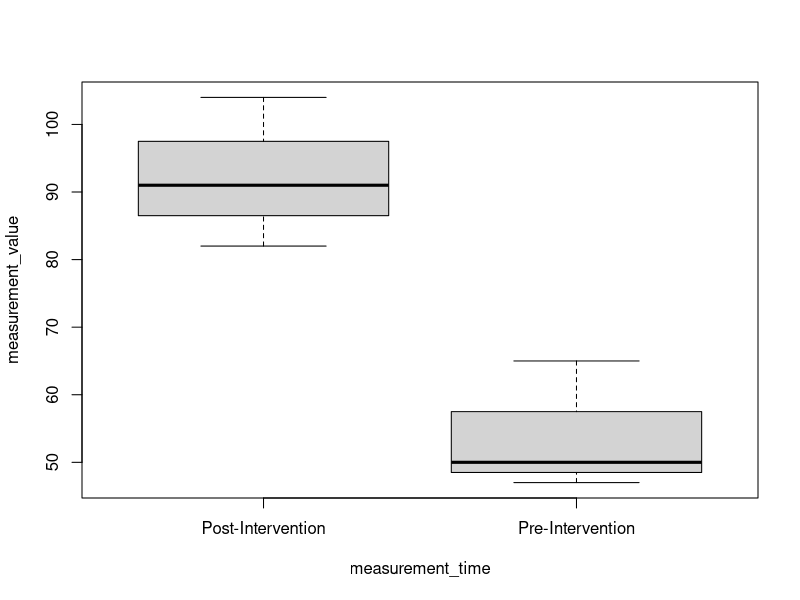
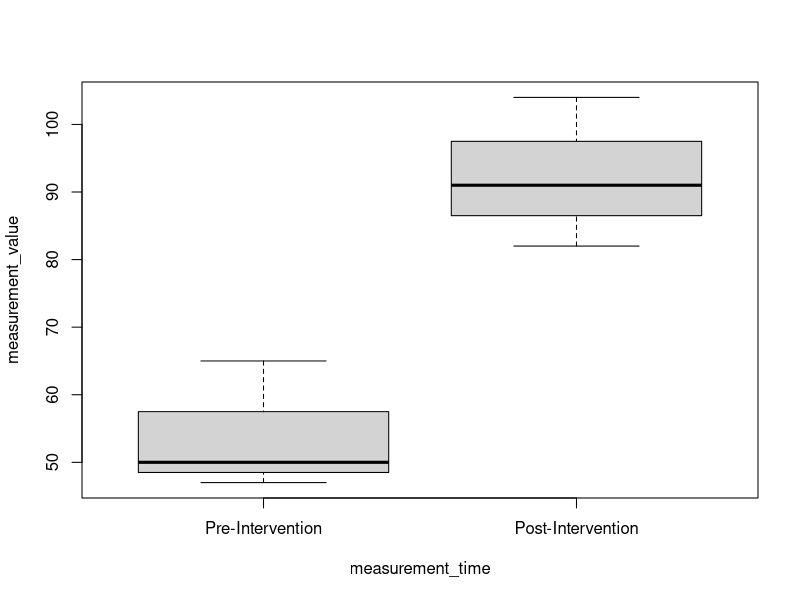
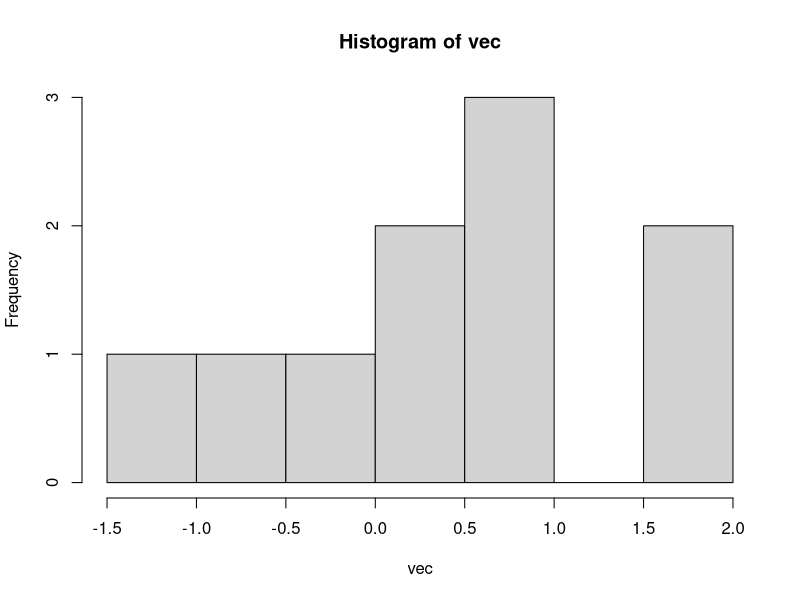

Write R code to recreate these figures, in order. (Note: this script raises an error after producing the figures.)
## ---- chunk 1
knitr::opts_chunk$set(echo = TRUE, message = FALSE)
## ---- chunk 2
library(dplyr)
## ---- chunk 3
# Convert a character vector to a factor using `factor`
pre_factored <- c("cat", "dog", "cat")
facts <- factor(pre_factored)

# Check what the levels are using `levels`
## ---- chunk 4
# Does this factor order reflect what you'd want it to be?
factor(c("Pre-Intervention", "Post-Intervention"))
## ---- chunk 5
pt_data <- data.frame(
  MRN = rep(c(97, 107, 402),2),
  measurement_time = c(rep("Pre-Intervention", 3), rep("Post-Intervention", 3)),
  measurement_value = c(50, 65, 47, 104, 82, 91)
)
pt_data

boxplot(measurement_value ~ measurement_time, data = pt_data)
# Did the intervention increase or decrease the measurement value?

# Factor the data by supplying the argument `levels`
pt_data$measurement_time <- factor(
  pt_data$measurement_time, 
  levels = c("Pre-Intervention", "Post-Intervention")
)
boxplot(measurement_value ~ measurement_time, data = pt_data)
levels(pt_data$measurement_time)

## ---- chunk 6

levels(pt_data$measurement_time)
unclass(pt_data$measurement_time)
as.numeric(pt_data$measurement_time)
## ---- chunk 7
fact3 <- factor(c(8, 10, 3))

# wrong way!
as.numeric(fact3)

# right way!
as.numeric(as.character(fact3))

# many paths to the right way
fact3 |>
  as.character() |>
  as.numeric()
## ---- chunk 8
date1 <- as.Date("03-01-2011", format = "%m-%d-%Y")
date2 <- as.Date("03/02/11", format = "%m/%d/%y")
date3 <- as.Date("07-May-11", format = "%d-%b-%y")
date1
class(date1)
## ---- chunk 9
?strptime
## ---- chunk 10
class(date1)
dates <- c(date1, date2, date3)
weekdays(dates)
dates + 30
date3 - date2
## ---- chunk 11
as.numeric(dates)
as.numeric(as.Date("01-01-1970", format = "%m-%d-%Y"))
date1 - as.Date("01-01-1970", format = "%m-%d-%Y")
as.numeric(date1)
## ---- chunk 12
# strptime helps convert from character to datetime
date.hour <- strptime("2018-03-17 04:34:12", format = "%Y-%m-%d %H:%M:%S")
date <- c("31/10/2016")
time <- c("13:31:33")
day <- paste(date,"T", time) 
day
class(day)

#POSIXct stores data as number since origin
dt1 <- as.POSIXct(day,format="%d/%m/%Y T %H:%M:%S",tz="Europe/Paris")
dt1
object.size(dt1)
class(dt1)
attributes(dt1)

#POSIXlt stores data as a list
dt2 <- as.POSIXlt(day,format="%d/%m/%Y T %H:%M:%S",tz="Europe/Paris")
dt2
object.size(dt2)
class(dt2)
attributes(dt2)
dt2$year
dt2$hour
dt2$zone
dt2$wday


## ---- chunk 13
dose1t <- as.POSIXct("03/02/11 10:15:00", format = "%m/%d/%y %H:%M:%S")
dose2t <- as.POSIXct("03/02/11 18:23:00", format = "%m/%d/%y %H:%M:%S")

dose2t - dose1t
difftime(dose2t, dose1t, units = "mins")
## ---- chunk 14
# Or in dataframe calculations:
patients <- data.frame(
  ID = c(rep(1,3), rep(2,2)),
  datetime = as.POSIXct(
    c("03/02/11 10:15:00", "03/02/11 18:23:00","03/02/11 23:34:00",
      "03/03/11 02:30:00", "03/03/11 13:24:00"
    ),
    format = "%m/%d/%y %H:%M:%S"
  ),
  EVID = c(1, 1, 0, 1, 0),
  DV = c(0, 0, 10.8, 0, 16),
  DOSE = c(100, 100, 0, 100, 0)
) 
patients

# Calculate the time of since the first dose for each patient


  
## ---- chunk 15
big <- 1e500 
big
big + 7
## ---- chunk 16
sqrt(-5)
big - big
big
-1/0

## ---- chunk 17
vec <- rnorm(12)
vec[c(3, 5)] <- NA
vec
length(vec)
## ---- chunk 18
sum(vec)
sum(vec, na.rm = TRUE)
?sum
hist(vec)

is.na(vec)

## ---- chunk 19
c(1, 9, NA)
c(1, 9, NULL)
vec
length(vec)
vec[6] <- NULL
vec[7] <- NA
a
a <- NULL
a
a + 7
## ---- chunk 20
library(datasets)
ToothGrowth
ToothGrowth[["Length"]]
## ---- chunk 21
nonnulls <- data.frame(
  a = c(1:5),
  b = letters[1:5]
)
nonnulls

nonnulls[['a']] <- NULL  
nonnulls
## ---- chunk 22

?t.test

## ---- chunk 23
rainbows <- c("red", "orange", "yellow", "green", "blue", "indigo", "violet")

## ---- chunk 24
dt1 <- "2004-03-14"
dt2 <- "1987-03-14"


## ---- chunk 25

## ---- chunk 26
my_numbers <- c('23', 'z', '37', '69', 'h', '18', '18', '19', '91', '4', '97', '83', '19', '51', '93', '20', '80', '37', '34', '93', '36', '55', 't', '48', '27', '54', '3', '89', '40', '73', '44', '52', '78', 's', '89', '84', '18', '59', '89', '14', '77', '52', '62', '92', 'o', '45', '1', '81', '3', '7', '24', '57', '50', '56', '95', '85', '100', '92', '98', '60', '18', '55', '2', '11', '8', '45', 'a', '6', '77', '9', '49', '66', '78', '18', '21', '36', 'i', '58', '45', '27', '13', '47', '54', '92', '86', '9', '94', '58', '62', 'k', '87', '34', '41', '58', '48', '12', '76', '31', '24', '20', '7', '40', '24', '98', '86', '51', '53', '29', '87', '20', '15', '97', '59', '20', '32', '61', '34', '92', '31', '36', '8', '49', '92', '9', '55', '10', '26', '100', '70', '77', '92', '18', '20', '10', '26', '4', '1', '5', '11', '99', '98', '2', '45', '24', '7', '98', '79', '64', '79', '15', '43', '20', '9', '58', '85', '66', '41', '16', '16', '94', '62', '21', '53', '43', '63', '4', '33', '97', '47', '73', '72', '38', '97', '71', '55', '66', '50', '91', '96', '21', '64', '70', '23', '8', '38', '27', '18', '9', '92', '43', '35', '23', '22', '17', '43', '42', '8', '42', '69', '7', '95', '54', '39', '24', '100', '61', '65', '16', '33', '48', '72', '94', '19', '68', '42', '52', '51', '83', '55', '21', '64', '29', '76', '56', '55', '55', '52', '42', '80', '94', '78', '46', '58', '33', '21', '30', '33', '60', '50', '22', '55', '27', '22', '65', '54', '31', '5', '10', '1', '21', '62', '90', '36', '38', '80', '100', '62', '75', '56', '29', '74', '44', '99', '45', '98', '16', '57', '11', '34', '35', '47', '95', '4', '36', '26', '74', '10', '44', '52', '85', '31', '4', '11', '62', '83', '27', '53', '7', '45', '43', '13', '9', '11', '7', '34', '87', '65', '19', '28', '17', '51', '1', '18', '19', '95', '52', '82', '53', '4', '5', '87', '27', '11', '69', '5', '6', '39', '52', '26', '1', '13', '98', '80', '66', '68', '11', '100', '57', '58', '64', '85', '49', '90', '12', '5', '47', '1', '99', '47', '65', '98', '88', '2', '64', '98', '57', '10', '64', '16', '79', '91', '91', '67', '58', '61', '49', '49', '56', '37', '61', '43', '20', '34', '76', '99', '67', '50', '32', '63', '82', '16', '94', '62', '27', '83', '77', '43', '41', '12', '57', '49', '55', '3', '81', '61', '39', '48', '23', '72', '95', '64', '49', '42', '81', '66', '30', '35', '80', '95', '45', '38', '34', '40', '4', '34', '34', '91', '80', '42', '26', '69', '100', '46', '6', '32', '99', '43', '66', '47', '20', '1', '67', '14', '77', '89', '19', '42', '3', '92', '34', '55', '98', '79', '74', '90', '6', '76', '84', '91', '90', '88', '53', '13', '75', '21', '96', '12', '38', '54', '7', '37', '57', '27', '89', '81', '31', '54', '21', '93', '60', '23', '96', '43', '48', '13', '30', '57', '9', '50', '29', '27', '60', '56', '53', '18', '71', '97', '44', '73', '93', '96', '34', '44', '19', '8', '62', '23', '68', '28', '13', '90', '40', '25', '45', '53', '86', '60', '100', '70', '17')
